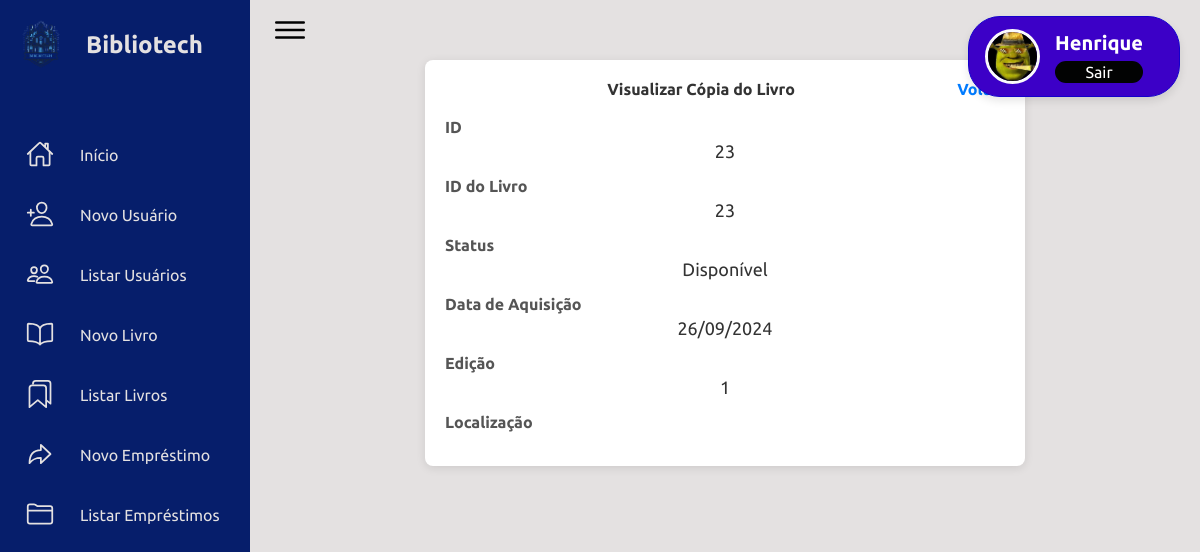
/adm2/?page=visualizarunidade&id=23 (signed in), run on the app's committed database.
### tables this page shows
CREATE TABLE `copia_livro` (
  `id` int(11) NOT NULL,
  `livro_id` int(11) NOT NULL,
  `status_id` int(10) UNSIGNED DEFAULT NULL,
  `data_aquisicao` date DEFAULT NULL,
  `edicao` varchar(50) DEFAULT NULL,
  `localizacao` varchar(50) DEFAULT NULL
);

CREATE TABLE `status_livro` (
  `id` int(10) UNSIGNED NOT NULL,
  `descricao` varchar(50) NOT NULL
);

### adm2/visualizarunidade.php (the view, shortened to what this page needs)
<div class="visualizar-livro-container">
    <h4 class="visualizar-header">Visualizar Cópia do Livro
        <a href="index.php?page=listarLivro"  class="voltar-link">Voltar</a>
    </h4>
    <?php
    if (isset($_GET['id'])) {
        $copia_id = mysqli_real_escape_string($conn, $_GET["id"]);
        $sql = "SELECT cl.*, sl.descricao AS status_descricao
                FROM copia_livro cl
                INNER JOIN status_livro sl ON cl.status_id = sl.id
                WHERE cl.id = '$copia_id'";
        $query = mysqli_query($conn, $sql);
        if (mysqli_num_rows($query) > 0) {
            $copia = mysqli_fetch_array($query);
    ?>
        <div class="info-group">
            <label>ID</label>
            <p>
                <?=$copia['id']?>
            </p>
        </div>
        <div class="info-group">
            <label>ID do Livro</label>
            <p>
                <?=$copia['livro_id']?>
            </p>
        </div>
        <div class="info-group">
            <label>Status</label>
            <p>
                <?=$copia['status_descricao']?>
            </p>
        </div>
        <div class="info-group">
            <label>Data de Aquisição</label>
            <p>
                <?=date('d/m/Y', strtotime($copia['data_aquisicao']))?>
            </p>
        </div>
        <div class="info-group">
            <label>Edição</label>
            <p>
                <?=$copia['edicao']?>
            </p>
        </div>
        <div class="info-group">
            <label>Localização</label>
        </div>
    <?php
        } else {
            echo "<h5>Cópia do livro não encontrada!</h5>";
        }
    }
    ?>
</div>

### adm2/css/main.css (style rules this page uses)
* { font-family: "Ubuntu", sans-serif; margin: 0; padding: 0; box-sizing: border-box; }
:root { --nav: rgb(6, 30, 107); --form: rgb(216, 213, 213); --back: #e4e1e1; --text1: #f5f5f5; --text2: #000000; --text3: #999; }
body { min-height: 10vh; overflow-x: hidden; }
label { display: block; margin-bottom: 5px; }
p { text-align: center; color: #f44336; font-size: 18px; }

### adm2/visualizarunidade.php (style rules this page uses)
.visualizar-livro-container { background-color: #fff; border-radius: 8px; box-shadow: 0 2px 10px rgba(0, 0, 0, 0.1); padding: 20px; max-width: 600px; margin: 0 auto; }
.visualizar-header { margin-bottom: 20px; color: #333; text-align: center; }
.voltar-link { float: right; color: #007BFF; text-decoration: none; }
.info-group { margin-bottom: 15px; }
.info-group label { font-weight: bold; color: #555; display: block; margin-bottom: 5px; }
.info-group p { margin: 0; color: #333; }

### data on the page
copia_livro: id "23", livro "23", status.descricao "Disponível", data_aquisicao "26/09/2024", edicao "1"

### other printed values
$_SESSION['nome'] "Henrique"
